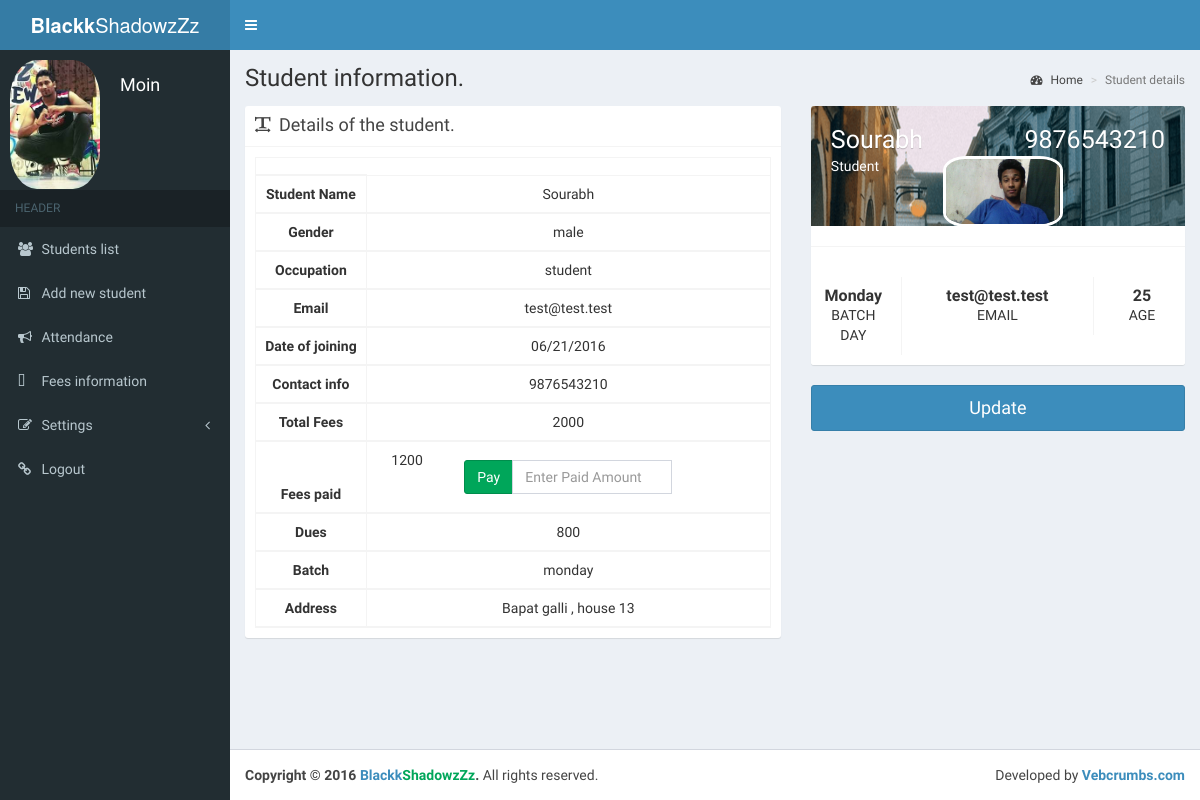
Before: /pages/student/viewdetail.php?id=4 (signed in) with the older database file.
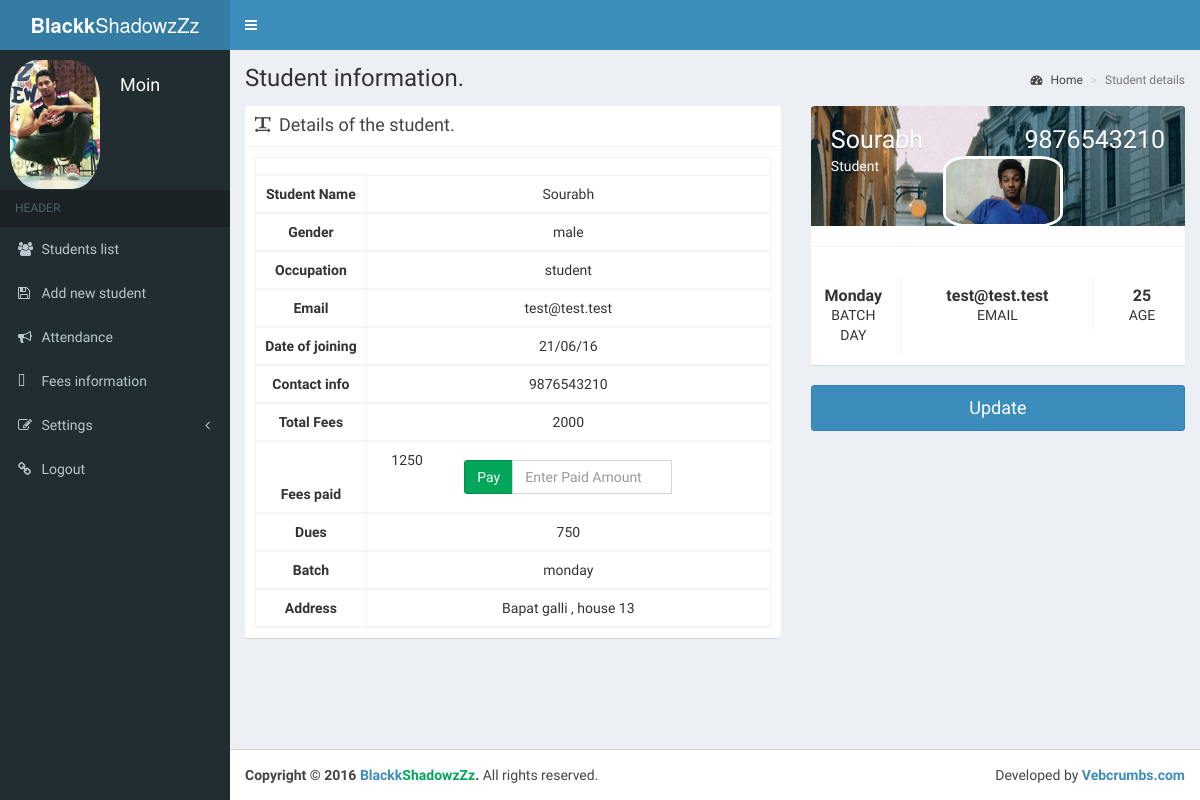
After: the same page with the newer database file.
### tables this page shows
CREATE TABLE IF NOT EXISTS `student_info` (
`id` int(11) NOT NULL,
  `name` varchar(30) NOT NULL,
  `email` varchar(30) NOT NULL,
  `contact` varchar(30) NOT NULL,
  `age` int(11) NOT NULL,
  `doj` varchar(30) NOT NULL,
  `totalfees` int(11) NOT NULL,
  `feespaid` int(11) NOT NULL,
  `address` varchar(50) NOT NULL,
  `myfile` varchar(30) NOT NULL,
  `batch` varchar(50) NOT NULL,
  `gender` varchar(10) NOT NULL,
  `occupation` varchar(100) NOT NULL
);

### pages/student/viewdetail.php (the view, shortened to what the changed rows need)
<!DOCTYPE html>
<html>
<head>
  <link rel="stylesheet" href="../../bootstrap/css/bootstrap.min.css">
       <link rel="stylesheet" href="../../assets/plugins/Font-Awesome/css/font-awesome.css" />
  <link rel="stylesheet" href="../../plugins/font-awesome.min.css">
  <link rel="stylesheet" href="../../plugins/ionicons.min.css">
  <link rel="stylesheet" href="../../plugins/datepicker/datepicker3.css">
  <link rel="stylesheet" href="../../plugins/datatables/dataTables.bootstrap.css">
  <link rel="stylesheet" href="../../dist/css/AdminLTE.min.css">
  <link rel="stylesheet" href="../../dist/css/skins/_all-skins.min.css">
</head>
<body class="hold-transition skin-blue sidebar-mini fixed">
<div class="wrapper">
  <?php include '../include/sidebar.php';?>
  <div class="content-wrapper">
    <section class="content-header">
      <h1>
        Student information.
      </h1>
    </section>
    <section class="content">
      <div class="row">
        <div class="col-md-7">
          <div class="box box-solid">
            <div id='tabledata' class="box-body">
              <table id="example1" class="table table-bordered table-striped text-center">
                <thead>
<?php
      $id=$_GET['id'] ;
$q=mysql_query("select * from student_info where id=$id");
$num=mysql_num_rows($q);
if($num > 0)
{
	while($row=mysql_fetch_array($q))
	{
		$name=$row['name'];
		$id=$row['id'];
    	$doj=$row['doj'];
		$contact=$row['contact'];
		$batchy=$row['batch'];
        $email=$row['email'];
        $age=$row['age'];
        $address=$row['address'];
        $gender=$row['gender'];
        $occupation=$row['occupation'];
		$feespaid=$row['feespaid'];
		$totalfees=$row['totalfees'];
		$myfile=$row['myfile'];
		$dues=$row['totalfees']-$row['feespaid'];
		?>
                 <td>
				  <tr>
                  <th>Student Name</th>
				  <td><input type="hidden" class="txtableid"  value="<?php echo $id;?>">
				  <span id='areaname'><?php echo $name;?></span>
				  </td>
             	 </tr>
             	 <tr>
                  <th>Gender</th>
                  <td><input type="text" style='display:none;' class="txtablegender"  value="<?php echo $gender;?>" >
				  <span id='areagender'><?php echo $gender;?></span>
				  </td>
                  </tr>
                  <tr>
                  <th>Occupation</th>
                  <td><input type="text" style='display:none;' class="txtableoccu"  value="<?php echo $occupation;?>" >
				  <span id='areaoccu'><?php echo $occupation;?></span>
				  </td>
                  </tr>
             	  <tr>
                  <th>Email</th>
                  <td><input type="text" style='display:none;' class="txtableemail"  value="<?php echo $email;?>" >
				  <span id='areaemail'><?php echo $email;?></span>
				  </td>
                  </tr>
                 <tr>
                  <th>Date of joining</th>
                  <td><input type="text" style='display:none;' class="txtabledoj form-control" id="datepicker" name="datepicker" placeholder="Date of joining" value="<?php echo $doj;?>" >
				  <span id='areadoj'><?php echo $doj;?></span>
				  </td>
                  </tr>
                  <tr>
                  <th>Contact info</th>
                  <td><input type="text" style='display:none;' class="txtablecontact"  value="<?php echo $contact;?>" >
				  <span id='areacontact'><?php echo $contact;?></span>
				  </td>
                  </tr>
                  <tr>
                  <th>Total Fees</th>
                  <td><input type="text" style='display:none;' class="txtablefees"  value="<?php echo $totalfees;?>" >
				  <span id='areafees'><?php echo $totalfees;?></span>
				  </td>
                  </tr>
                  <tr>
                  <th>Fees paid</th>
                  <td><span class='col-sm-2' id='feespaid'><?php echo $feespaid;?></span>
				  <span class='col-sm-8'>
					<div class="input-group margin">
						<div class="input-group-btn">
					<button id='feesedit' type="button" onclick="feespaid(<?php echo $id;?>,<?php echo $feespaid;?>)"  class="btn btn-success">Pay</button>
						</div>
					<input id='feesinput' placeholder='Enter Paid Amount' class="form-control" type="text"/>
					</div>
				  </td>
                  </tr>
                  <tr>
                  <th>Dues</th>
                  <td><span id='feesdues'><?php echo $dues;?></span>
				  </td>
                  </tr>
                  <tr>
                  <th>Batch</th>
                  <td>
                  <span id='batch'><?php echo $batchy;?></span>
				  </td>
                  </tr>
                  <tr>
                  <th>Address</th>
                  <td><input type="text" style='display:none;' class="txtableaddr"  value="<?php echo $address;?>" >
				  <span id='areaaddr'><?php echo $address;?></span>
				  </td>
                  </tr>
                <?php
	}
}
?>
                </thead>
              </table>
            </div>
          </div>
        </div>
		<div  class="col-md-5">
          <div id='tabledatapic' class="box box-widget widget-user">
            <div class="widget-user-header bg-black" style="background: url('../../dist/img/photo1.png') center center;">
              <h2 class="widget-user-username pull-right"><?php echo ucfirst($contact); ?></h2>
              <h2 class="widget-user-username"><?php echo ucfirst($name); ?></h2>
              <h5 class="widget-user-desc"><?php echo ucfirst($occupation); ?></h5>
            </div>
            <div class="widget-user-image">
              <img class="img-circle" style='width:120px;border-radius:20% ;margin-left:-10px;margin-top:-15px;max-height: 125px;' src="<?php echo $myfile;?>" alt="User Avatar">
            </div><br/>
            <div class="box-footer">
              <div class="row">
                <div class="col-sm-3 border-right">
                  <div class="description-block">
                    <h5 class="description-header"><?php echo ucfirst($batchy); ?></h5>
                    <span class="description-text">Batch Day</span>
                  </div>
                </div>
                <div class="col-sm-6 border-right">
                  <div class="description-block">
                    <h6 class="description-header"><?php echo $email ?></h6>
                    <span class="description-text">EMAIL</span>
                  </div>
                </div>
                <div class="col-sm-3">
                  <div class="description-block">
                    <h5 class="description-header"><?php echo $age ?></h5>
                    <span class="description-text">AGE</span>
                  </div>
                </div>
              </div>
            </div>
          </div>
        </div>
      </div>
    </section>
  </div>
</div>
</body>
</html>

Changed rows visible on the page:
changed student_info "Sourabh": doj "06/21/2016" → "21/06/16"; feespaid "1200" → "1250"; dues "800" → "750"
